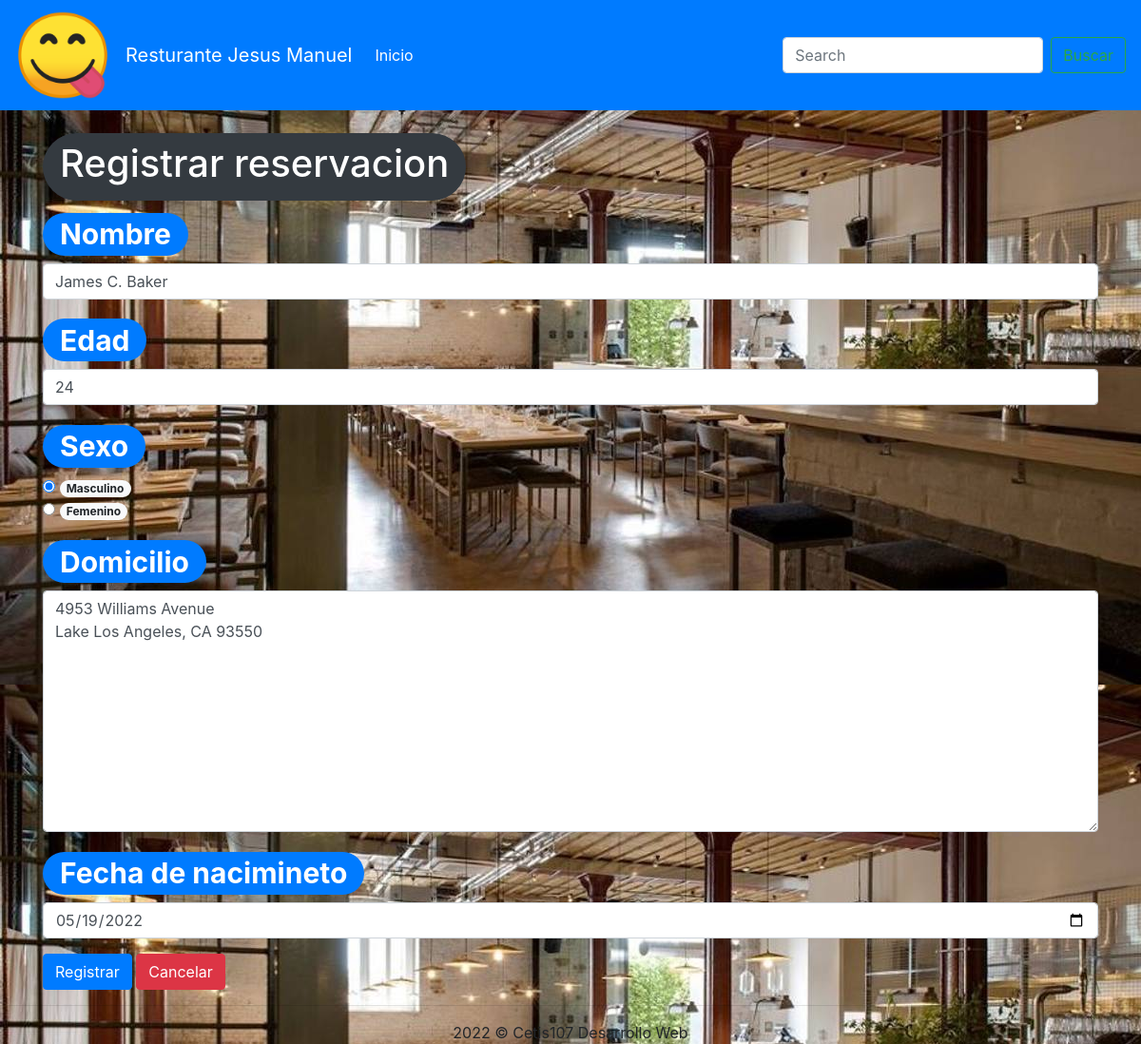
Screenshot of /PracticaWebDatos/actualizarRegistro.php?id=1 with the database file from the repository.
### tables this page shows
CREATE TABLE `cliente` (
  `id` int(11) NOT NULL,
  `nombre` varchar(100) NOT NULL,
  `edad` int(11) NOT NULL,
  `sexo` bit(1) NOT NULL,
  `domicilio` varchar(100) NOT NULL,
  `fecha_nacimiento` date NOT NULL
);

### PracticaWebDatos/actualizarRegistro.php (the view, shortened to what this page needs)
<!DOCTYPE html>
<html lang="en">
<head>
    <link rel="stylesheet" href="css/bootstrap.css">
</head>
<body  background="imagenes/fondo.jpg">
    <?php
        include 'conexion.php';
        $id = $_GET["id"];
        $sql = "SELECT * FROM cliente WHERE id=" . $id;
        $resultado = $conexion->query($sql);
        $registro = $resultado->fetch_assoc();
    ?>
    <?php include 'menu.php'; ?>
    <br>
    <div class="container">
        <div class="row">
            <div class="col-12">
            <h1><span class="badge badge-pill badge-dark"><h1>Registrar reservacion</h1></span></h1>
                <form method="post" action="guardarRegistro.php">
                    <div class="form-group">
                    <h1><span class="badge badge-pill badge-primary">Nombre</span></h1>
                        <input value="<?php echo $registro["nombre"]; ?>" type="text" class="form-control" name="nombre" placeholder="Teclea el nombre">
                    </div>
                    <div class="form-group">
                    <h1><span class="badge badge-pill badge-primary">Edad</span></h1>
                        <input value="<?php echo $registro["edad"]; ?>" type="number" class="form-control" name="edad" placeholder="Teclea la edad">
                    </div>
                    <h1><span class="badge badge-pill badge-primary">Sexo</span></h1>
                    <div class="form-group">
                    <?php
                        if($registro["sexo"]){
                            echo "<input type='radio' name='sexo' value='1' checked>"  ?> <span class="badge badge-pill badge-light">Masculino</span><br><?php
                            echo "<input type='radio' name='sexo' value='0'>" ?>  <span class="badge badge-pill badge-light">Femenino</span> <br><?php
                        } else {
                            echo "<input type='radio' name='sexo' value='1'>"  ?> <span class="badge badge-pill badge-light">Masculino</span><br><?php
                            echo "<input type='radio' name='sexo' value='0' checked>" ?>  <span class="badge badge-pill badge-light">Femenino</span> <br><?php
                        }
                    ?>
                    </div>
                    <div class="form-group">
                    <h1><span class="badge badge-pill badge-primary">Domicilio</span></h1>
                        <textarea name="domicilio" id="" cols="30" rows="10" class="form-control"><?php echo $registro["domicilio"] ?>
                        </textarea>
                    </div>
                    <div class="form-group">
                    <h1><span class="badge badge-pill badge-primary">Fecha de nacimineto</span></h1>
                        <input value="<?php echo $registro["fecha_nacimiento"]; ?>" type="date" class="form-control" name="fecha_nacimiento">
                    </div>
                    <div>
                        <input type="submit" class="btn btn-primary" value="Registrar">
                        <a href="consultarDatos.php" class="btn btn-danger">Cancelar</a>
                    </div>
                </form>
            </div>
        </div>
    </div>
    <footer class="text-center">
        <hr>
        2022 &copy; Cetis107 Desarrollo Web
    </footer>
</body>
</html>

### rows the page displays
cliente: nombre "James C. Baker", edad "24", domicilio "4953 Williams Avenue Lake Los Angeles, CA 93550", fecha_nacimiento "05/19/2022"
